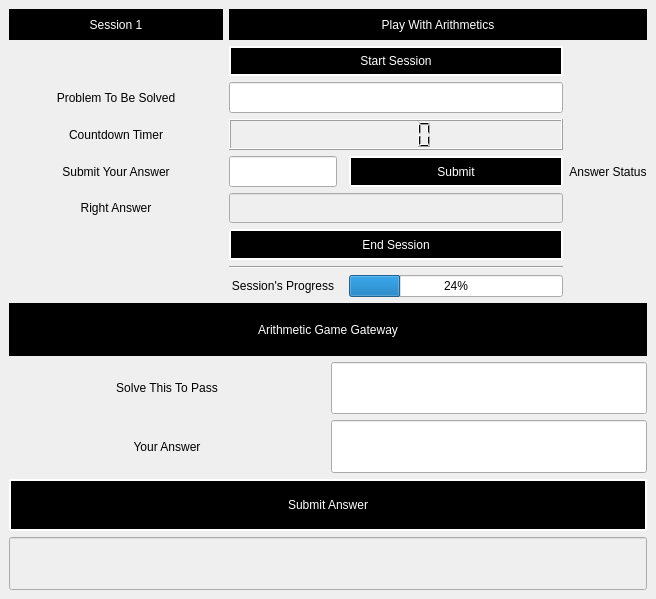
<?xml version="1.0" encoding="UTF-8"?>
<ui version="4.0">
 <class>MainWindow</class>
 <widget class="QMainWindow" name="MainWindow">
  <property name="geometry">
   <rect>
    <x>0</x>
    <y>0</y>
    <width>656</width>
    <height>599</height>
   </rect>
  </property>
  <property name="windowTitle">
   <string>Play With Arithmetics</string>
  </property>
  <property name="tabShape">
   <enum>QTabWidget::Rounded</enum>
  </property>
  <widget class="QWidget" name="centralwidget">
   <property name="styleSheet">
    <string notr="true"/>
   </property>
   <layout class="QGridLayout" name="gridLayout_4">
    <item row="0" column="0">
     <layout class="QGridLayout" name="gridLayout_2">
      <property name="sizeConstraint">
       <enum>QLayout::SetDefaultConstraint</enum>
      </property>
      <item row="6" column="0">
       <widget class="QLabel" name="label_12">
        <property name="enabled">
         <bool>true</bool>
        </property>
        <property name="sizePolicy">
         <sizepolicy hsizetype="Expanding" vsizetype="Preferred">
          <horstretch>0</horstretch>
          <verstretch>0</verstretch>
         </sizepolicy>
        </property>
        <property name="styleSheet">
         <string notr="true">border-color: rgb(255, 0, 0);
font: 12pt &quot;MS Shell Dlg 2&quot;;</string>
        </property>
        <property name="frameShape">
         <enum>QFrame::NoFrame</enum>
        </property>
        <property name="text">
         <string>Right Answer</string>
        </property>
        <property name="alignment">
         <set>Qt::AlignCenter</set>
        </property>
       </widget>
      </item>
      <item row="5" column="3">
       <widget class="QPushButton" name="pushButton_2">
        <property name="sizePolicy">
         <sizepolicy hsizetype="Expanding" vsizetype="Preferred">
          <horstretch>0</horstretch>
          <verstretch>0</verstretch>
         </sizepolicy>
        </property>
        <property name="styleSheet">
         <string notr="true">QPushButton {
background-color: black;
border: 2px solid white;
font: 12pt &quot;MS Shell Dlg 2&quot;;
color: white;
}

QPushButton:hover {
background-color: white;
color: black;
border: 2px solid black;
}</string>
        </property>
        <property name="text">
         <string>Submit</string>
        </property>
       </widget>
      </item>
      <item row="6" column="1" colspan="3">
       <widget class="QLineEdit" name="lineEdit_2">
        <property name="enabled">
         <bool>false</bool>
        </property>
        <property name="sizePolicy">
         <sizepolicy hsizetype="Expanding" vsizetype="Preferred">
          <horstretch>0</horstretch>
          <verstretch>0</verstretch>
         </sizepolicy>
        </property>
        <property name="styleSheet">
         <string notr="true">font: 12pt &quot;MS Shell Dlg 2&quot;;</string>
        </property>
        <property name="alignment">
         <set>Qt::AlignCenter</set>
        </property>
        <property name="readOnly">
         <bool>true</bool>
        </property>
       </widget>
      </item>
      <item row="9" column="3">
       <widget class="QProgressBar" name="progressBar">
        <property name="styleSheet">
         <string notr="true">font: 12pt &quot;MS Shell Dlg 2&quot;;</string>
        </property>
        <property name="value">
         <number>24</number>
        </property>
       </widget>
      </item>
      <item row="1" column="1" colspan="4">
       <widget class="QLabel" name="label">
        <property name="enabled">
         <bool>true</bool>
        </property>
        <property name="sizePolicy">
         <sizepolicy hsizetype="Preferred" vsizetype="Preferred">
          <horstretch>0</horstretch>
          <verstretch>0</verstretch>
         </sizepolicy>
        </property>
        <property name="styleSheet">
         <string notr="true">color: rgb(255, 255, 255);
background-color: rgb(0, 0, 0);
border-color: rgb(255, 0, 0);
font: 12.5pt &quot;MS Shell Dlg 2&quot;;</string>
        </property>
        <property name="lineWidth">
         <number>1</number>
        </property>
        <property name="text">
         <string>Play With Arithmetics</string>
        </property>
        <property name="alignment">
         <set>Qt::AlignCenter</set>
        </property>
        <property name="margin">
         <number>19</number>
        </property>
       </widget>
      </item>
      <item row="2" column="1" colspan="3">
       <widget class="QPushButton" name="pushButton">
        <property name="enabled">
         <bool>true</bool>
        </property>
        <property name="sizePolicy">
         <sizepolicy hsizetype="Expanding" vsizetype="Preferred">
          <horstretch>0</horstretch>
          <verstretch>0</verstretch>
         </sizepolicy>
        </property>
        <property name="styleSheet">
         <string notr="true">QPushButton {
background-color: black;
border: 2px solid white;
font: 12pt &quot;MS Shell Dlg 2&quot;;
color: white;
}

QPushButton:hover {
background-color: white;
color: black;
border: 2px solid black;
}</string>
        </property>
        <property name="text">
         <string>Start Session</string>
        </property>
       </widget>
      </item>
      <item row="3" column="0">
       <widget class="QLabel" name="label_3">
        <property name="enabled">
         <bool>true</bool>
        </property>
        <property name="sizePolicy">
         <sizepolicy hsizetype="Expanding" vsizetype="Preferred">
          <horstretch>0</horstretch>
          <verstretch>0</verstretch>
         </sizepolicy>
        </property>
        <property name="styleSheet">
         <string notr="true">border-color: rgb(255, 0, 0);
font: 12pt &quot;MS Shell Dlg 2&quot;;</string>
        </property>
        <property name="frameShape">
         <enum>QFrame::NoFrame</enum>
        </property>
        <property name="text">
         <string>Problem To Be Solved</string>
        </property>
        <property name="alignment">
         <set>Qt::AlignCenter</set>
        </property>
       </widget>
      </item>
      <item row="4" column="0">
       <widget class="QLabel" name="label_2">
        <property name="sizePolicy">
         <sizepolicy hsizetype="Expanding" vsizetype="Preferred">
          <horstretch>0</horstretch>
          <verstretch>0</verstretch>
         </sizepolicy>
        </property>
        <property name="styleSheet">
         <string notr="true">border-color: rgb(255, 0, 0);
font: 12pt &quot;MS Shell Dlg 2&quot;;</string>
        </property>
        <property name="text">
         <string>Countdown Timer</string>
        </property>
        <property name="alignment">
         <set>Qt::AlignCenter</set>
        </property>
       </widget>
      </item>
      <item row="5" column="4">
       <widget class="QLabel" name="label_11">
        <property name="sizePolicy">
         <sizepolicy hsizetype="Fixed" vsizetype="Preferred">
          <horstretch>0</horstretch>
          <verstretch>0</verstretch>
         </sizepolicy>
        </property>
        <property name="styleSheet">
         <string notr="true">font: 12pt &quot;MS Shell Dlg 2&quot;;</string>
        </property>
        <property name="text">
         <string>Answer Status</string>
        </property>
        <property name="alignment">
         <set>Qt::AlignCenter</set>
        </property>
       </widget>
      </item>
      <item row="5" column="1">
       <widget class="QLineEdit" name="lineEdit_3">
        <property name="sizePolicy">
         <sizepolicy hsizetype="Preferred" vsizetype="Preferred">
          <horstretch>0</horstretch>
          <verstretch>0</verstretch>
         </sizepolicy>
        </property>
        <property name="styleSheet">
         <string notr="true">font: 12pt &quot;MS Shell Dlg 2&quot;;</string>
        </property>
        <property name="alignment">
         <set>Qt::AlignCenter</set>
        </property>
       </widget>
      </item>
      <item row="9" column="1">
       <widget class="QLabel" name="label_13">
        <property name="enabled">
         <bool>true</bool>
        </property>
        <property name="styleSheet">
         <string notr="true">border-color: rgb(255, 0, 0);
font: 12pt &quot;MS Shell Dlg 2&quot;;</string>
        </property>
        <property name="frameShape">
         <enum>QFrame::NoFrame</enum>
        </property>
        <property name="text">
         <string>Session's Progress</string>
        </property>
        <property name="alignment">
         <set>Qt::AlignCenter</set>
        </property>
       </widget>
      </item>
      <item row="4" column="1" colspan="3">
       <widget class="QLCDNumber" name="lcdNumber">
        <property name="sizePolicy">
         <sizepolicy hsizetype="Expanding" vsizetype="Preferred">
          <horstretch>0</horstretch>
          <verstretch>0</verstretch>
         </sizepolicy>
        </property>
        <property name="autoFillBackground">
         <bool>false</bool>
        </property>
        <property name="styleSheet">
         <string notr="true">font: 12pt &quot;MS Shell Dlg 2&quot;;</string>
        </property>
        <property name="lineWidth">
         <number>1</number>
        </property>
        <property name="midLineWidth">
         <number>0</number>
        </property>
       </widget>
      </item>
      <item row="8" column="1" colspan="3">
       <widget class="Line" name="line">
        <property name="sizePolicy">
         <sizepolicy hsizetype="MinimumExpanding" vsizetype="Fixed">
          <horstretch>0</horstretch>
          <verstretch>0</verstretch>
         </sizepolicy>
        </property>
        <property name="orientation">
         <enum>Qt::Horizontal</enum>
        </property>
       </widget>
      </item>
      <item row="3" column="1" colspan="3">
       <widget class="QLineEdit" name="lineEdit">
        <property name="sizePolicy">
         <sizepolicy hsizetype="Expanding" vsizetype="Preferred">
          <horstretch>0</horstretch>
          <verstretch>0</verstretch>
         </sizepolicy>
        </property>
        <property name="focusPolicy">
         <enum>Qt::NoFocus</enum>
        </property>
        <property name="styleSheet">
         <string notr="true">font: 12pt &quot;MS Shell Dlg 2&quot;;</string>
        </property>
        <property name="alignment">
         <set>Qt::AlignCenter</set>
        </property>
        <property name="clearButtonEnabled">
         <bool>false</bool>
        </property>
       </widget>
      </item>
      <item row="5" column="0">
       <widget class="QLabel" name="label_7">
        <property name="sizePolicy">
         <sizepolicy hsizetype="Expanding" vsizetype="Preferred">
          <horstretch>0</horstretch>
          <verstretch>0</verstretch>
         </sizepolicy>
        </property>
        <property name="styleSheet">
         <string notr="true">border-color: rgb(255, 0, 0);
font: 12pt &quot;MS Shell Dlg 2&quot;;</string>
        </property>
        <property name="text">
         <string>Submit Your Answer</string>
        </property>
        <property name="alignment">
         <set>Qt::AlignCenter</set>
        </property>
       </widget>
      </item>
      <item row="7" column="1" colspan="3">
       <widget class="QPushButton" name="pushButton_3">
        <property name="sizePolicy">
         <sizepolicy hsizetype="Minimum" vsizetype="Preferred">
          <horstretch>0</horstretch>
          <verstretch>0</verstretch>
         </sizepolicy>
        </property>
        <property name="styleSheet">
         <string notr="true">QPushButton {
background-color: black;
border: 2px solid white;
font: 12pt &quot;MS Shell Dlg 2&quot;;
color: white;
}

QPushButton:hover {
background-color: white;
color: black;
border: 2px solid black;
}</string>
        </property>
        <property name="text">
         <string>End Session</string>
        </property>
       </widget>
      </item>
      <item row="1" column="0">
       <widget class="QLabel" name="label_5">
        <property name="styleSheet">
         <string notr="true">color: rgb(255, 255, 255);
background-color: rgb(0, 0, 0);
border-color: rgb(255, 0, 0);
font: 12.5pt &quot;MS Shell Dlg 2&quot;;</string>
        </property>
        <property name="text">
         <string>Session 1</string>
        </property>
        <property name="alignment">
         <set>Qt::AlignCenter</set>
        </property>
        <property name="wordWrap">
         <bool>true</bool>
        </property>
       </widget>
      </item>
     </layout>
    </item>
    <item row="1" column="0">
     <layout class="QGridLayout" name="gridLayout_3">
      <item row="2" column="1">
       <widget class="QLineEdit" name="lineEdit_6">
        <property name="sizePolicy">
         <sizepolicy hsizetype="Expanding" vsizetype="Preferred">
          <horstretch>0</horstretch>
          <verstretch>0</verstretch>
         </sizepolicy>
        </property>
        <property name="styleSheet">
         <string notr="true">font: 12pt &quot;MS Shell Dlg 2&quot;;</string>
        </property>
       </widget>
      </item>
      <item row="1" column="1">
       <widget class="QLineEdit" name="lineEdit_4">
        <property name="sizePolicy">
         <sizepolicy hsizetype="Expanding" vsizetype="Preferred">
          <horstretch>0</horstretch>
          <verstretch>0</verstretch>
         </sizepolicy>
        </property>
        <property name="styleSheet">
         <string notr="true">font: 12pt &quot;MS Shell Dlg 2&quot;;</string>
        </property>
        <property name="alignment">
         <set>Qt::AlignCenter</set>
        </property>
        <property name="clearButtonEnabled">
         <bool>false</bool>
        </property>
       </widget>
      </item>
      <item row="3" column="0" colspan="2">
       <widget class="QPushButton" name="pushButton_4">
        <property name="sizePolicy">
         <sizepolicy hsizetype="Expanding" vsizetype="Preferred">
          <horstretch>0</horstretch>
          <verstretch>0</verstretch>
         </sizepolicy>
        </property>
        <property name="styleSheet">
         <string notr="true">QPushButton {
background-color: black;
border: 2px solid white;
font: 12pt &quot;MS Shell Dlg 2&quot;;
color: white;
}

QPushButton:hover {
background-color: white;
color: black;
border: 2px solid black;
}</string>
        </property>
        <property name="text">
         <string>Submit Answer</string>
        </property>
       </widget>
      </item>
      <item row="2" column="0">
       <widget class="QLabel" name="label_6">
        <property name="styleSheet">
         <string notr="true">border-color: rgb(255, 0, 0);
font: 12pt &quot;MS Shell Dlg 2&quot;;</string>
        </property>
        <property name="text">
         <string>Your Answer</string>
        </property>
        <property name="alignment">
         <set>Qt::AlignCenter</set>
        </property>
       </widget>
      </item>
      <item row="1" column="0">
       <widget class="QLabel" name="label_4">
        <property name="enabled">
         <bool>true</bool>
        </property>
        <property name="sizePolicy">
         <sizepolicy hsizetype="Expanding" vsizetype="Preferred">
          <horstretch>0</horstretch>
          <verstretch>0</verstretch>
         </sizepolicy>
        </property>
        <property name="styleSheet">
         <string notr="true">border-color: rgb(255, 0, 0);
font: 12pt &quot;MS Shell Dlg 2&quot;;</string>
        </property>
        <property name="frameShape">
         <enum>QFrame::NoFrame</enum>
        </property>
        <property name="text">
         <string>Solve This To Pass</string>
        </property>
        <property name="alignment">
         <set>Qt::AlignCenter</set>
        </property>
       </widget>
      </item>
      <item row="4" column="0" colspan="2">
       <widget class="QLineEdit" name="lineEdit_5">
        <property name="enabled">
         <bool>false</bool>
        </property>
        <property name="sizePolicy">
         <sizepolicy hsizetype="Expanding" vsizetype="Preferred">
          <horstretch>0</horstretch>
          <verstretch>0</verstretch>
         </sizepolicy>
        </property>
        <property name="styleSheet">
         <string notr="true">font: 12pt &quot;MS Shell Dlg 2&quot;;</string>
        </property>
        <property name="alignment">
         <set>Qt::AlignCenter</set>
        </property>
        <property name="readOnly">
         <bool>true</bool>
        </property>
       </widget>
      </item>
      <item row="0" column="0" colspan="2">
       <widget class="QLabel" name="label_8">
        <property name="styleSheet">
         <string notr="true">color: rgb(255, 255, 255);
background-color: rgb(0, 0, 0);
border-color: rgb(255, 0, 0);
font: 12.5pt &quot;MS Shell Dlg 2&quot;;</string>
        </property>
        <property name="text">
         <string>Arithmetic Game Gateway</string>
        </property>
        <property name="alignment">
         <set>Qt::AlignCenter</set>
        </property>
       </widget>
      </item>
     </layout>
    </item>
   </layout>
  </widget>
 </widget>
 <resources/>
 <connections/>
</ui>
